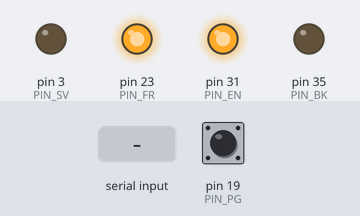
Bench run of a sketch on a simulated Arduino Mega 2560, built with avr-gcc and run on an emulated ATmega2560. Shown: output pins drawn as LEDs (lit = HIGH). The inputs (shaded band) are chosen by the test bench; at power-on: pin 19 (PIN_PG) HIGH. What the sketch prints to the serial monitor is not drawn.

Above: at 1.2 s.
1.3 s: "1\n" received over Serial
At 2.5 s:
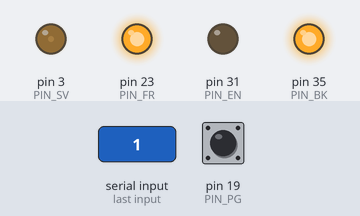
2.8 s: "p\n" received over Serial
Timing chart, 0 to 5.8 s (numbered marks = the images above; inputs shaded):
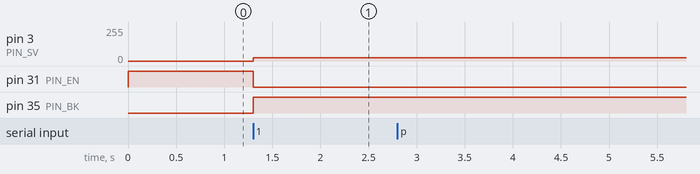

Measured:
- after the input at 1.3 s, pin 3 (PIN_SV): 0/255 → 25/255 at once; pin 31 (PIN_EN): HIGH → LOW at once; pin 35 (PIN_BK): LOW → HIGH at once
- after the input at 2.8 s, every drawn part: stays the same

The sketch:

Arduino_serial_reader_single.ino
```cpp
// Mega 2560: single FR motor channel — pins match omni_bldc_firmware kPins[FR].
// Serial: signed_pwm,ignored — sign = direction, magnitude 0..255 (e.g. 80,0 or -80,0).
// Line "p" prints PG pulse total.

#include <Arduino.h>
#include <math.h>
#include <stdlib.h>
#include <string.h>

// SV pin must match your wiring (omni FR row uses D3 per README).
const uint8_t PIN_SV = 3;
const uint8_t PIN_FR = 23;
const uint8_t PIN_EN = 31;
const uint8_t PIN_BK = 35;
const uint8_t PIN_PG = 19;

const int MAX_WHEEL_CMD = 255;
const int MIN_EFFECTIVE_CMD = 25;
const uint16_t FR_EN_OFF_DELAY_US = 5000;
// BLD-515C manual: EN grounded = run. Use HIGH only if your board inverts EN between Mega and driver.
const bool EN_ACTIVE_LEVEL = LOW;
const bool BRAKE_WHEN_STOPPED = true;

volatile unsigned long pgCount = 0;
static bool lastDirForward = true;

void isrPgFr() { pgCount++; }

static inline void driverInputRelease(uint8_t pin) {
  pinMode(pin, OUTPUT);
  digitalWrite(pin, HIGH);
}

static inline void driverInputGround(uint8_t pin) {
  pinMode(pin, OUTPUT);
  digitalWrite(pin, LOW);
}

static inline int clampi(int v, int lo, int hi) {
  if (v < lo) return lo;
  if (v > hi) return hi;
  return v;
}

// signedCmd: sign = direction (F/R), magnitude = SV PWM 0..255 (BLD-515C-style sequencing).
void motor(int16_t signedCmd) {
  int cmd = clampi((int)signedCmd, -MAX_WHEEL_CMD, MAX_WHEEL_CMD);
  bool dirForward = (cmd >= 0);
  int magnitude = abs(cmd);

  if (magnitude > 0 && magnitude < MIN_EFFECTIVE_CMD) {
    magnitude = MIN_EFFECTIVE_CMD;
  }

  if (dirForward != lastDirForward) {
    digitalWrite(PIN_EN, !EN_ACTIVE_LEVEL);
    delayMicroseconds(FR_EN_OFF_DELAY_US);
    if (dirForward) {
      driverInputRelease(PIN_FR);
    } else {
      driverInputGround(PIN_FR);
    }
    lastDirForward = dirForward;
  }

  if (magnitude > 0) {
    driverInputRelease(PIN_BK);
  } else {
    if (BRAKE_WHEN_STOPPED) {
      driverInputGround(PIN_BK);
    } else {
      driverInputRelease(PIN_BK);
    }
  }

  digitalWrite(PIN_EN, (magnitude > 0) ? EN_ACTIVE_LEVEL : !EN_ACTIVE_LEVEL);
  analogWrite(PIN_SV, magnitude);
}

#define LINE_BUF_SIZE 96
static char lineBuf[LINE_BUF_SIZE];
static uint8_t lineLen = 0;

// True when buffer is a complete two-field line "num,num" (no trailing junk). Lets Serial tools
// that send no LF still run motor() after the last digit of the second field.
static bool commaLineComplete(uint8_t len) {
  if (len == 0 || len >= LINE_BUF_SIZE) {
    return false;
  }
  lineBuf[len] = '\0';
  if (strchr(lineBuf, ',') == NULL) {
    return false;
  }
  char *end1 = NULL;
  (void)strtod(lineBuf, &end1);
  if (end1 == lineBuf) {
    return false;
  }
  while (*end1 == ' ' || *end1 == '\t') {
    end1++;
  }
  if (*end1 != ',') {
    return false;
  }
  char *p2 = end1 + 1;
  while (*p2 == ' ' || *p2 == '\t') {
    p2++;
  }
  if (*p2 == '\0') {
    return false;
  }
  char *end2 = NULL;
  (void)strtod(p2, &end2);
  if (end2 == p2) {
    return false;
  }
  while (*end2 == ' ' || *end2 == '\t') {
    end2++;
  }
  return *end2 == '\0';
}

void processSerialLineBuffer() {
  if (lineLen == 0) {
    return;
  }
  lineBuf[lineLen] = '\0';
  lineLen = 0;

  char *p = lineBuf;
  while (*p == ' ' || *p == '\t') {
    p++;
  }

  if (*p == 'p' && (p[1] == '\0' || p[1] == ' ' || p[1] == '\t')) {
    noInterrupts();
    unsigned long snap = pgCount;
    interrupts();
    Serial.print(F("PG "));
    Serial.println(snap);
    return;
  }

  char *comma = strchr(p, ',');
  if (comma != NULL) {
    *comma = '\0';
  }

  char *endPtr = NULL;
  double spd = strtod(p, &endPtr);
  if (endPtr == p || !isfinite(spd)) {
    Serial.println(F("ERR: bad number (use e.g. -80 or -80,0 then newline)"));
    return;
  }

  if (comma == NULL) {
    while (*endPtr == ' ' || *endPtr == '\t') {
      endPtr++;
    }
    if (*endPtr != '\0') {
      Serial.println(F("ERR: one number per line, or signed_pwm,ignored"));
      return;
    }
  }

  int rounded = (int)lround(spd);
  int16_t cmd = (int16_t)clampi(rounded, -MAX_WHEEL_CMD, MAX_WHEEL_CMD);

  motor(cmd);

  noInterrupts();
  unsigned long pgSnap = pgCount;
  interrupts();

  Serial.print(F("OK cmd="));
  Serial.print(cmd);
  Serial.print(F(" PG="));
  Serial.println(pgSnap);
}

void setup() {
  Serial.begin(115200);

  pinMode(PIN_SV, OUTPUT);
  analogWrite(PIN_SV, 0);
  pinMode(PIN_EN, OUTPUT);
  digitalWrite(PIN_EN, !EN_ACTIVE_LEVEL);
  driverInputRelease(PIN_FR);
  lastDirForward = true;
  if (BRAKE_WHEN_STOPPED) {
    driverInputGround(PIN_BK);
  } else {
    driverInputRelease(PIN_BK);
  }

  pinMode(PIN_PG, INPUT_PULLUP);
  attachInterrupt(digitalPinToInterrupt(PIN_PG), isrPgFr, RISING);

  const unsigned long t0 = millis();
  while (!Serial && (millis() - t0 < 3000UL)) {
    ;
  }

  Serial.print(F("FR motor SV=D"));
  Serial.print(PIN_SV);
  Serial.print(F(" EN_run="));
  Serial.print(EN_ACTIVE_LEVEL ? F("HIGH") : F("LOW"));
  Serial.println(F(" F/R=D23 EN=D31 BK=D35 PG=D19"));
  Serial.println(
      F("Send: -80 + Newline, OR -80,0 + Newline; two-field num,num also accepted without LF"));
  Serial.println(F("Send: p — PG count"));
  Serial.println(F("Serial Monitor: 115200, line ending Newline or Both NL & CR (CR ends line)."));
}

void loop() {
  while (Serial.available() > 0) {
    char c = (char)Serial.read();
    if (c == '\r' || c == '\n') {
      processSerialLineBuffer();
      continue;
    }
    if (lineLen < LINE_BUF_SIZE - 1) {
      lineBuf[lineLen++] = c;
      if (strchr(lineBuf, ',') != NULL && commaLineComplete(lineLen)) {
        processSerialLineBuffer();
      }
    } else {
      lineLen = 0;
      Serial.println(F("ERR: line too long"));
    }
  }
}
```
